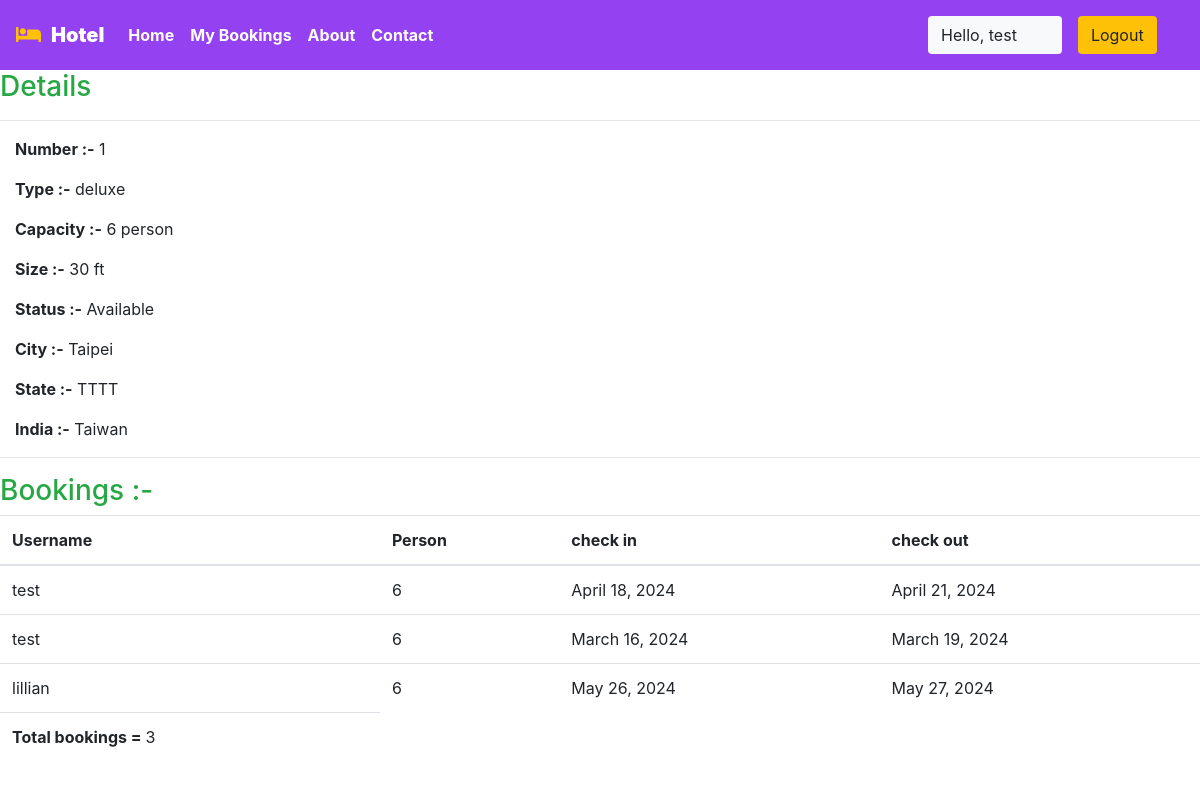
The app's page /staff/panel/view-room?roomid=1 (signed in), older data.
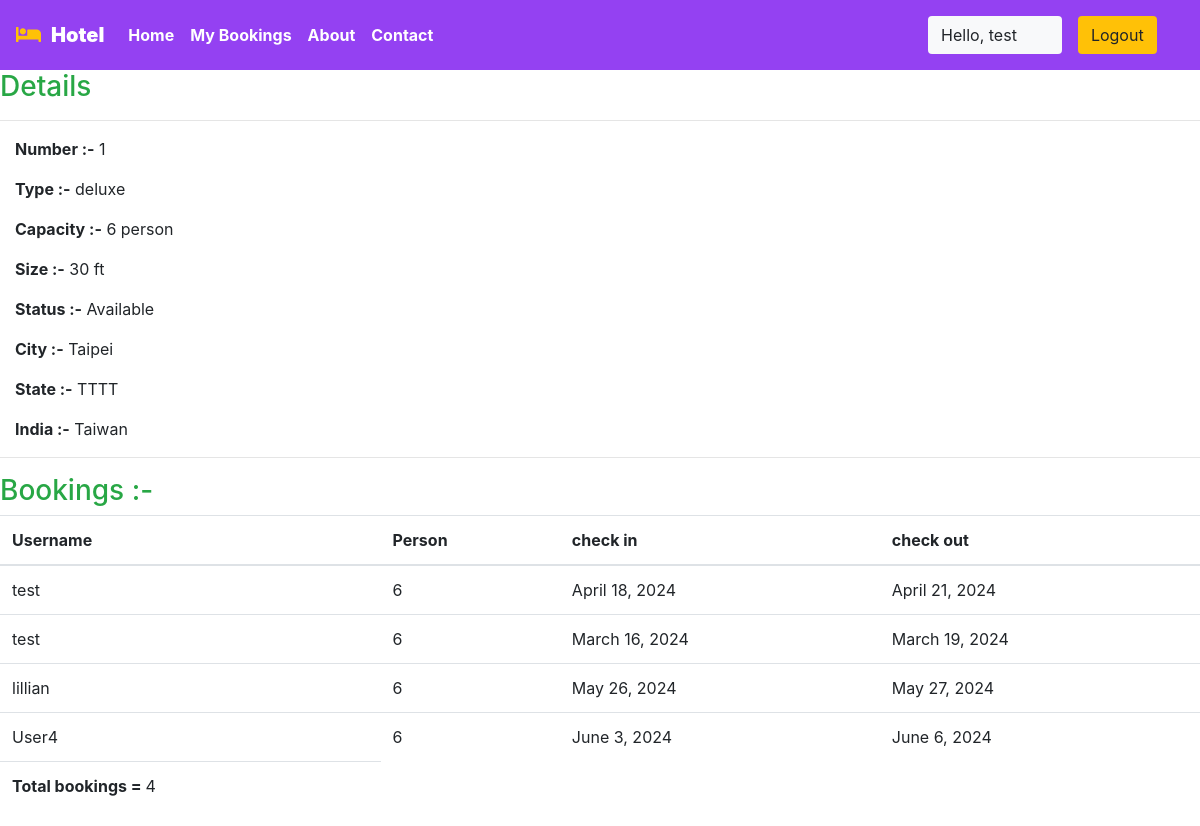
The same page, newer data.
### management/models.py (models this page shows, shortened)
class Reservation(models.Model):
    check_in = models.DateField(auto_now =False)
    check_out = models.DateField()
    room = models.ForeignKey(Rooms, on_delete = models.CASCADE)
    guest = models.ForeignKey(User, on_delete= models.CASCADE)
    booking_id = models.CharField(max_length=100,default="null")
    rating = models.IntegerField(null=True, blank=True)  # 允許空值並在表單中可選
    facilities = models.IntegerField(null=True,blank=True)

class Rooms(models.Model):
    ROOM_STATUS = (
    ("1", "available"),
    ("2", "not available"),
    )
    ROOM_TYPE = (
    ("1", "premium"),
    ("2", "deluxe"),
    ("3","basic"),
    )
    room_type = models.CharField(max_length=50,choices = ROOM_TYPE)
    capacity = models.IntegerField()
    price = models.IntegerField()
    size = models.IntegerField()
    hotel = models.ForeignKey(Hotels, on_delete = models.CASCADE)
    status = models.CharField(choices =ROOM_STATUS,max_length = 15)
    roomnumber = models.IntegerField()

### management/views.py (the view)
# urls.py: path('staff/panel/view-room', views.view_room),
@login_required(login_url='/staff')
def view_room(request):
    room_id = request.GET['roomid']
    room = Rooms.objects.all().get(id=room_id)
    reservation = Reservation.objects.all().filter(room=room)
    return HttpResponse(render(request,'staff/viewroom.html',{'room':room,'reservations':reservation}))

### templates/staff/viewroom.html
 {% extends 'basic.html' %} {% block title %}View Room {% endblock title %} {% block body %}
<h3 class="text-success"> Details</h3>
<hr>
<div class="container mx-0 ">
    <p><b>Number :-</b> {{room.roomnumber}}</p>
    <p><b>Type :-</b> {{room.get_room_type_display}}</p>
    <p><b>Capacity :-</b> {{room.capacity}} person</p>
    <p><b>Size :-</b> {{room.size}} ft</p>
    <p><b>Status :-</b> {{room.get_status_display| capfirst}} </p>
    <p><b>City :-</b> {{room.hotel.location| capfirst}} </p>
    <p><b>State :-</b> {{room.hotel.state| capfirst}} </p>
    <p><b>India :-</b> {{room.hotel.country| capfirst}} </p>
</div>
<hr> {% if reservations %}
<h3 class="text-success">Bookings :-</h3>
<table class="table">
    <thead>
        <th>Username</th>
        <th>Person</th>
        <th>check in</th>
        <th>check out</th>
    </thead>
    {% for each_detail in reservations %}
    <tr>
        <td>{{each_detail.guest.username}}</td>
        <td>{{each_detail.room.capacity}}</td>
        <td>{{each_detail.check_in}}</td>
        <td>{{each_detail.check_out}}</td>
    </tr>
    {% endfor %}
    <tr>
        <td><b>Total bookings = </b>{{reservations | length}}</td>
    </tr>
</table>
{% else %}
<p>No details found</p>
{% endif %} {% endblock body %}

Row changes from the older to the newer data that the page shows:
added Reservation: guest.username "User4", room.capacity "6", check_in "June 3, 2024", check_out "June 6, 2024"
Text that changed along with them:
{{ reservations | length }}: "3" → "4"
